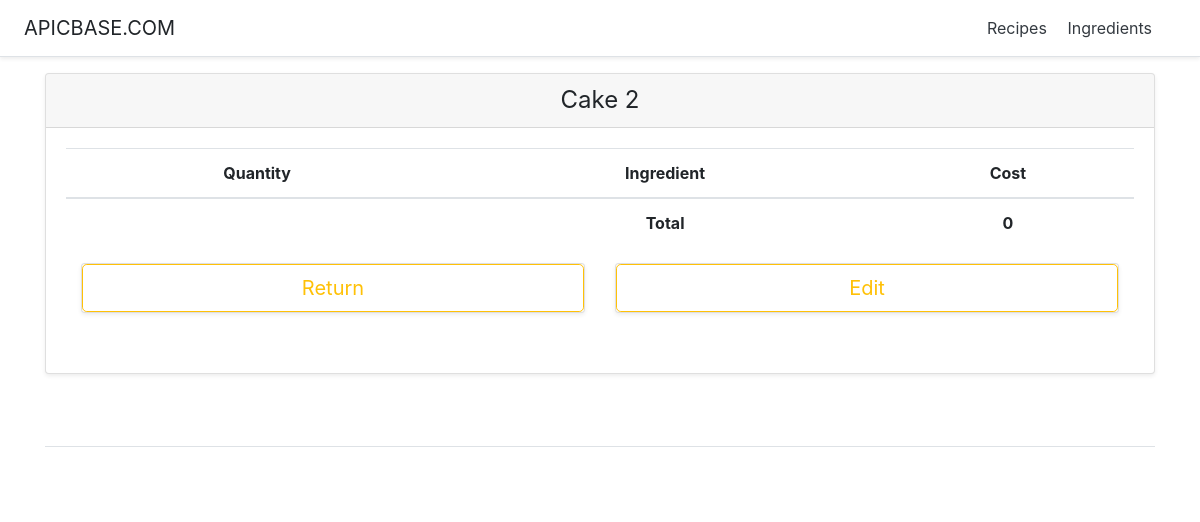
The app's page /recipeManager/4/, older data.
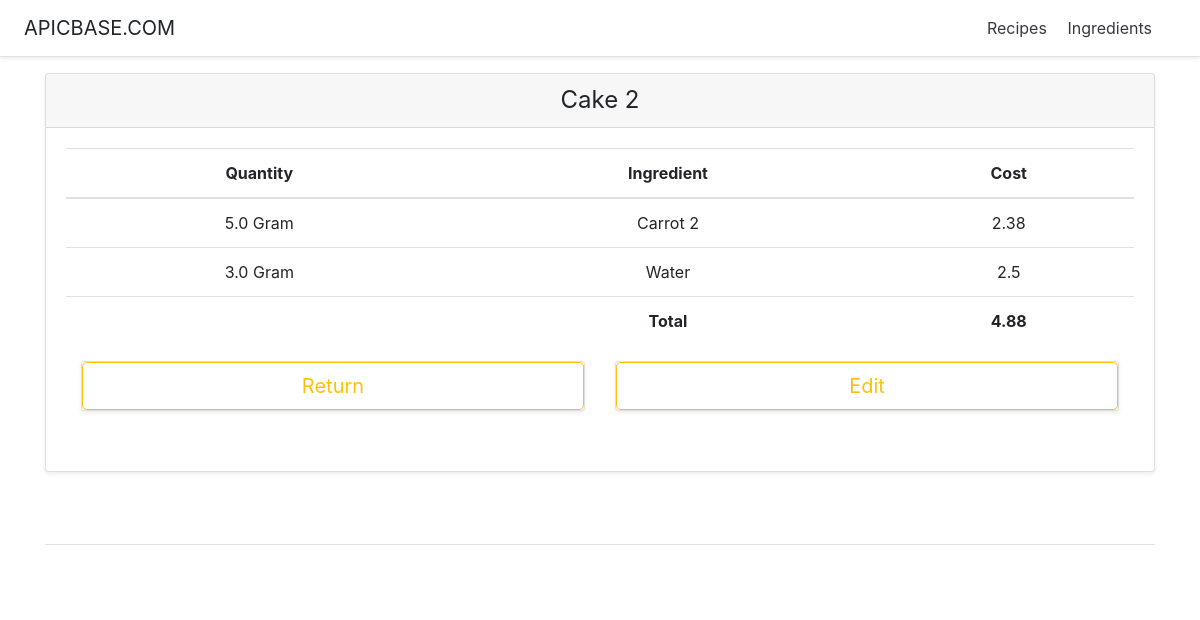
The same page, newer data.
### recipeManager/models.py (models this page shows, shortened)
class Ingredient(models.Model):
    id = models.AutoField(primary_key=True)
    name = models.CharField(max_length=200)
    cost = models.FloatField()
    amount = models.FloatField()
    GRAMS='g.'
    KILOGRAMS='Kg.'
    CENTILITERS='cl.'
    LITERS='l.'
    UNIT_CHOICES = (
        (GRAMS, 'Gram'),
        (KILOGRAMS, 'Kilogram'),
        (CENTILITERS, 'Centiliter'),
        (LITERS, 'Liter')
    )
    unit = models.CharField(
        max_length=2,
        choices=UNIT_CHOICES,
        default=GRAMS,
    )

class Recipe_Ingredients(models.Model):
    recipe = models.ForeignKey(Recipe, on_delete=models.CASCADE)
    ingredient = models.ForeignKey(Ingredient, on_delete=models.CASCADE)
    quantity = models.FloatField()

### recipeManager/views.py (the view)
# urls.py: path('<int:recipe_id>/', views.RecipeDetailView, name='recipeDetail'),
def RecipeDetailView(request, recipe_id):
    recipe = get_object_or_404(Recipe, pk=recipe_id)
    ingredientsCosts, totalCost = calculateCosts(recipe)
    context = {
        'recipe' : recipe,
        'ingredientsCosts' : ingredientsCosts,
        'totalCost' : totalCost}
    return render(request, "recipeManager/recipeDetail.html", context)

### recipeManager/views.py (called while the page is built)
def calculateCosts(recipe):
    ingredients = Ingredient.objects.filter(recipe__id=recipe.id)
    totalCost = 0
    ingredientsCosts = []
    for ingredient in ingredients:
        quant = Recipe_Ingredients.objects.get(recipe__id = recipe.id, ingredient__id = ingredient.id).quantity
        costPerQuantity = round((ingredient.cost / ingredient.amount) * quant, 2)
        totalCost += costPerQuantity
        ingredientsCosts.append((ingredient, quant, costPerQuantity))
    return ingredientsCosts, round(totalCost, 2)

### recipeManager/templates/recipeManager/recipeDetail.html (shortened to what this page needs)
<!DOCTYPE html>
<html lang="en">
   <head>
      {% load static %}
      <link href="{%static 'recipeManager/pricing.css'%}" rel="stylesheet">
      {% load static %}
      <link href="{%static 'recipeManager/bootstrap.min.css'%}" rel="stylesheet">
   </head>
   <body>
      <div class="d-flex flex-column flex-md-row align-items-center p-3 px-md-4 mb-3 bg-white border-bottom shadow-sm">
         <h5 class="my-0 mr-md-auto font-weight-normal">APICBASE.COM</h5>
         <nav class="my-2 my-md-0 mr-md-3">
            <a class="p-2 text-dark" href="{% url 'recipeManager:index' %}">Recipes</a>
            <a class="p-2 text-dark" href="{% url 'recipeManager:ingredients' %}">Ingredients</a>
         </nav>
      </div>
      <div class="container">
         <div class="card-deck mb-3 text-center">
            <div class="card mb-4 shadow-sm">
               <div class="card-header">
                  <h4 class="my-0 font-weight-normal">{{ recipe.name }}</h4>
               </div>
               <div class="card-body">
                  <table class="table table-hover">
                     <thead>
                        <tr>
                           <th scope="col">Quantity</th>
                           <th scope="col">Ingredient</th>
                           <th scope="col">Cost</th>
                        </tr>
                     </thead>
                     <tbody>
                        {% for ingredient, quantity, cost in ingredientsCosts %}
                        <tr>
                           <td>{{ quantity }} {{ ingredient.get_unit_display }}</td>
                           <td>{{ ingredient.name }}</td>
                           <td>{{ cost }}</td>
                        </tr>
                        {% endfor %}
                        <tr>
                           <td></td>
                           <td scope="row"><b>Total</b></td>
                           <td><b>{{ totalCost }}</b></td>
                        </tr>
                     </tbody>
                  </table>
                  <div class="container">
                     <div class="card-deck mb-3 text-center">
                        <div id="returnButtonSection" class="card mb-4 shadow-sm">
                           <a href="{% url 'recipeManager:index' %}" style="text-decoration:none;">
                           <button type="button" class="btn btn-lg btn-block btn-outline-warning">Return</button>
                           </a>
                        </div>
                        <div id="editButtonSection" class="card mb-4 shadow-sm">
                          <a href="{% url 'recipeManager:editRecipe' recipe.id %}" style="text-decoration:none;">
                            <button id="editButton" type="button" class="btn btn-lg btn-block btn-outline-warning">Edit</button>
                          </a>
                        </div>
                     </div>
                  </div>
               </div>
            </div>
         </div>
         <footer class="pt-4 my-md-5 pt-md-5 border-top"></footer>
      </div>
   </body>
</html>

Row changes from the older to the newer data that the page shows:
now on this page (row edited): Ingredient: quantity "5.0", unit "Gram", name "Carrot 2", cost "2.38"
now on this page (row edited): Ingredient: quantity "3.0", unit "Gram", name "Water", cost "2.5"
Text that changed along with them:
{{ totalCost }}: "0" → "4.88"
